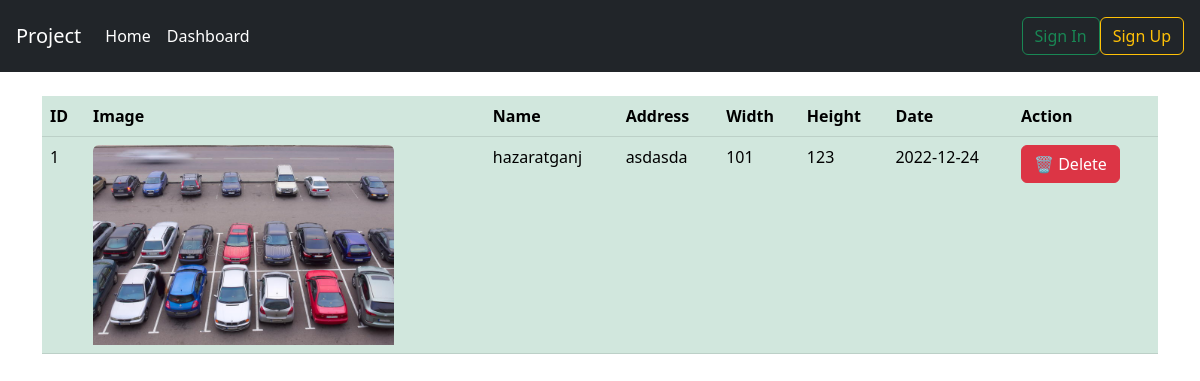
Page /dashboard on the earlier database version.
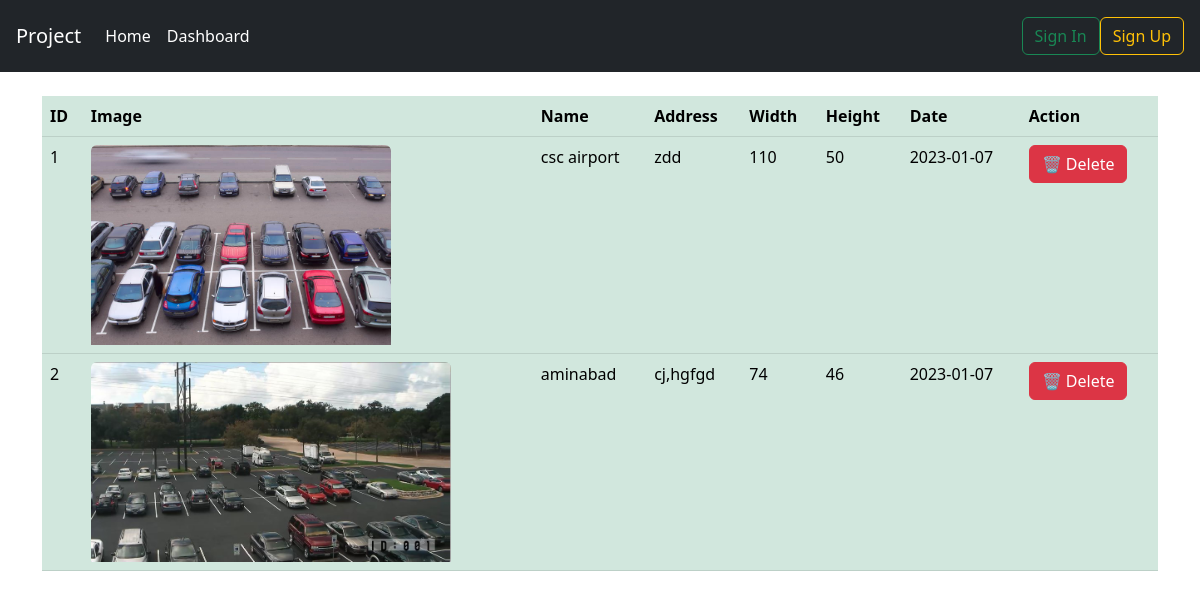
Same page on the later database version.
### app.py (models this page shows, shortened)
class ParkingLocation(db.Model):
    id = db.Column(db.Integer, primary_key=True)
    name = db.Column(db.String(), unique=True, nullable=False)
    address = db.Column(db.String())
    image_path = db.Column(db.String())
    width = db.Column(db.Integer)
    height = db.Column(db.Integer)
    posfile = db.Column(db.String, default="")
    source = db.Column(db.String, default="")
    created_on = db.Column(db.DateTime, default=datetime.now)

### app.py (the view)
@app.route('/dashboard', methods=['GET','POST'])
def dashboard():
    data = db.session.query(ParkingLocation).all()
    return render_template('dashboard.html', locs=data)

### templates/dashboard.html (shortened to what this page needs)
{% extends 'layout/base.html' %}
{% block body %}
<div class="container my-4">
  <div class="row">
    <div class="col-md-12">
      <div class="table-responsive-md">
        {% if locs %}
        <table class="table table-success">
          <thead>
            <tr>
              <th scope="col">ID</th>
              <th scope="col">Image</th>
              <th scope="col">Name</th>
              <th scope="col">Address</th>
              <th scope="col">Width</th>
              <th scope="col">Height</th>
              <th scope="col">Date</th>
              <th scope="col">Action</th>
            </tr>
          </thead>
          <tbody>
            {% for row in locs %}
            <tr class="">
              <td>{{row.id}}</td>
              <td><img src="{{row.image_path}}" class="img-fluid rounded-top" alt="{{row.name}}" style="height: 200px;"></td>
              <td>{{row.name}}</td>
              <td>{{row.address}}</td>
              <td>{{row.width}}</td>
              <td>{{row.height}}</td>
              <td>{{row.created_on.date()}}</td>
              <td>
                <a href="parking/delete/{{row.id}}" class="btn btn-danger">🗑️ Delete</a>
              </td>
            </tr>
            {% endfor %}
          </tbody>
        </table>
        {% endif %}
      </div>
    </div>
  </div>
</div>
{% endblock %}

### templates/layout/base.html (shortened to what this page needs)
<!doctype html>
<html lang="en">
<head>
    <link rel="stylesheet" href="https://cdn.jsdelivr.net/npm/bootstrap@5.2.0/dist/css/bootstrap.min.css"
>
</head>
<body>
    <header>
        <nav class="navbar navbar-expand-lg p-3 navbar-dark bg-dark">
            <a class="navbar-brand" href="/">Project</a>
            <div class="collapse navbar-collapse" id="collapsibleNavId">
                <ul class="navbar-nav me-auto mt-2 mt-lg-0">
                    <li class="nav-item">
                        <a class="nav-link active" href="/" aria-current="page">Home </a>
                    </li>
                    <li class="nav-item">
                        <a class="nav-link active" href="/dashboard" aria-current="page">Dashboard </a>
                    </li>
                </ul>
                <ul class="navbar-nav mt-2 mt-lg-0 ">
                    {% if 'is_logged_in' in session %}
                    <li class="nav-item">
                        <a class="nav-link" href="/dashboard">{{session.username}}</a>
                    </li>
                    <li class="nav-item">
                    <li class="nav-item">
                        <a class="nav-link" href="/detect">View Parkings</a>
                    </li>
                    <li class="nav-item">
                        <a class="nav-link" href="/logout">Logout</a>
                    </li>
                    {% else %}
                    <li class="nav-item">
                        <a href="/login" class="btn btn-outline-success">Sign In</a>
                    </li>
                    <li class="nav-item">
                        <a href="/register" class="btn btn-outline-warning">Sign Up</a>
                    </li>
                    {% endif %}
                </ul>
            </div>
        </nav>
    </header>
    <main>
        {% block body %}{% endblock %}
    </main>
</body>
</html>

Differences in the rows shown:
changed ParkingLocation id 1: name "hazaratganj" → "csc airport"; address "asdasda" → "zdd"; width "101" → "110"; height "123" → "50"; created_on "2022-12-24" → "2023-01-07"
added ParkingLocation: id "2", shows a picture, name "aminabad", address "cj,hgfgd", width "74", height "46", created_on "2023-01-07"
